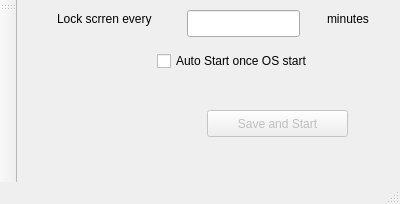
<?xml version="1.0" encoding="UTF-8"?>
<ui version="4.0">
 <class>MainWindow</class>
 <widget class="QMainWindow" name="MainWindow">
  <property name="enabled">
   <bool>true</bool>
  </property>
  <property name="geometry">
   <rect>
    <x>0</x>
    <y>0</y>
    <width>400</width>
    <height>204</height>
   </rect>
  </property>
  <property name="maximumSize">
   <size>
    <width>450</width>
    <height>300</height>
   </size>
  </property>
  <property name="windowTitle">
   <string>MainWindow</string>
  </property>
  <property name="windowIcon">
   <iconset resource="icon.qrc">
    <normaloff>:/icon/main/res/Eye_small.png</normaloff>:/icon/main/res/Eye_small.png</iconset>
  </property>
  <property name="windowOpacity">
   <double>1.000000000000000</double>
  </property>
  <property name="unifiedTitleAndToolBarOnMac">
   <bool>false</bool>
  </property>
  <widget class="QWidget" name="centralWidget">
   <widget class="QLabel" name="label">
    <property name="geometry">
     <rect>
      <x>40</x>
      <y>10</y>
      <width>131</width>
      <height>17</height>
     </rect>
    </property>
    <property name="text">
     <string>Lock scrren every</string>
    </property>
   </widget>
   <widget class="QLineEdit" name="m_lockTime">
    <property name="geometry">
     <rect>
      <x>170</x>
      <y>10</y>
      <width>113</width>
      <height>27</height>
     </rect>
    </property>
   </widget>
   <widget class="QLabel" name="label_2">
    <property name="geometry">
     <rect>
      <x>310</x>
      <y>10</y>
      <width>67</width>
      <height>17</height>
     </rect>
    </property>
    <property name="text">
     <string>minutes</string>
    </property>
   </widget>
   <widget class="QLabel" name="label_3">
    <property name="geometry">
     <rect>
      <x>0</x>
      <y>30</y>
      <width>128</width>
      <height>128</height>
     </rect>
    </property>
    <property name="minimumSize">
     <size>
      <width>128</width>
      <height>128</height>
     </size>
    </property>
    <property name="maximumSize">
     <size>
      <width>128</width>
      <height>128</height>
     </size>
    </property>
    <property name="text">
     <string/>
    </property>
    <property name="pixmap">
     <pixmap resource="icon.qrc">:/icon/main/res/Eye_small.png</pixmap>
    </property>
    <property name="scaledContents">
     <bool>false</bool>
    </property>
   </widget>
   <widget class="QCheckBox" name="m_cbAutoStart">
    <property name="geometry">
     <rect>
      <x>140</x>
      <y>50</y>
      <width>231</width>
      <height>22</height>
     </rect>
    </property>
    <property name="text">
     <string>Auto Start once OS start</string>
    </property>
   </widget>
   <widget class="QPushButton" name="m_saveBtn">
    <property name="enabled">
     <bool>false</bool>
    </property>
    <property name="geometry">
     <rect>
      <x>190</x>
      <y>110</y>
      <width>141</width>
      <height>27</height>
     </rect>
    </property>
    <property name="text">
     <string>Save and Start</string>
    </property>
   </widget>
  </widget>
  <widget class="QToolBar" name="mainToolBar">
   <attribute name="toolBarArea">
    <enum>LeftToolBarArea</enum>
   </attribute>
   <attribute name="toolBarBreak">
    <bool>false</bool>
   </attribute>
  </widget>
  <widget class="QStatusBar" name="statusBar"/>
  <widget class="QMenuBar" name="menuBar">
   <property name="geometry">
    <rect>
     <x>0</x>
     <y>0</y>
     <width>400</width>
     <height>29</height>
    </rect>
   </property>
  </widget>
 </widget>
 <layoutdefault spacing="6" margin="11"/>
 <resources>
  <include location="icon.qrc"/>
 </resources>
 <connections/>
</ui>
